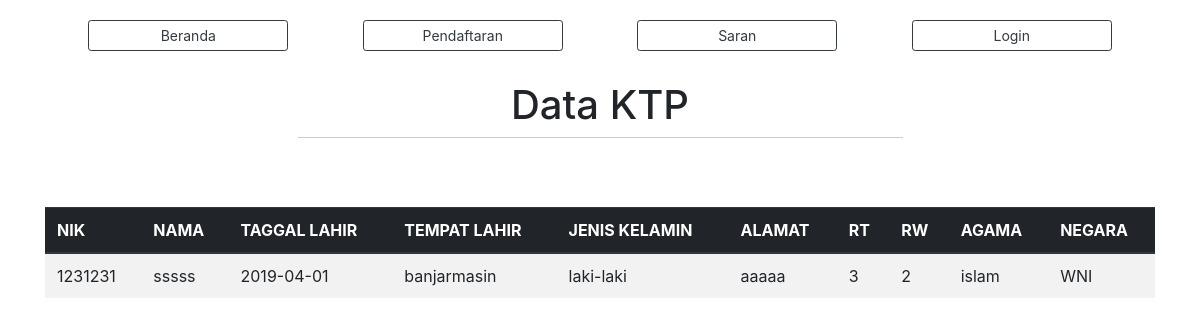
Page /?view=data-ktp on the earlier database version.
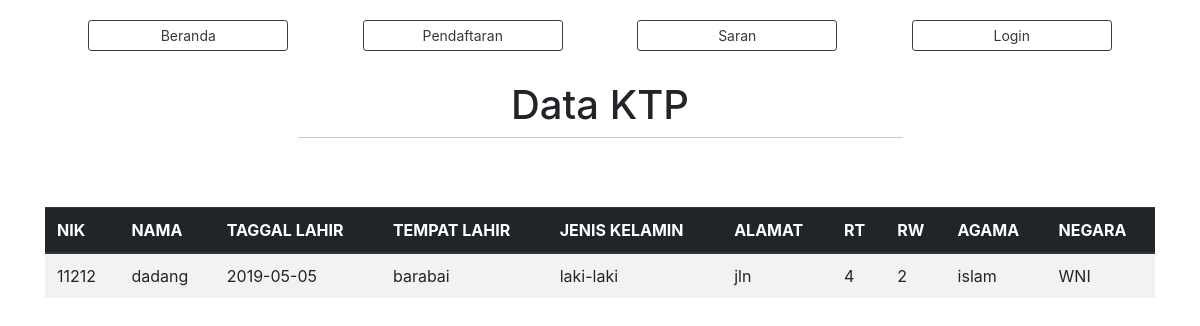
Same page on the later database version.
### tables this page shows
CREATE TABLE `ktp` (
  `nik` int(20) NOT NULL,
  `nama` varchar(50) NOT NULL,
  `tanggal_lahir` date NOT NULL,
  `tempat_lahir` varchar(100) NOT NULL,
  `jekel` varchar(15) NOT NULL,
  `alamat` varchar(100) NOT NULL,
  `rt` varchar(5) NOT NULL,
  `rw` varchar(5) NOT NULL,
  `agama` varchar(10) NOT NULL,
  `kewarganegaraan` varchar(10) NOT NULL,
  `status_cetak` int(5) NOT NULL DEFAULT 0,
  `tanggal_permohonan` date NOT NULL
);

### config/config.php (called while the page is built, shortened)
<?php
function base_url($url = null ) {
	$base_url = "http://localhost/aplikasi_kependudukan_capil/";
	if ($url != null ) {
		return $base_url."/".$url;
	} else  {
			return $base_url;
	}
}

### models/admin.php (called while the page is built, shortened)
<?php
class Admin
{
  private $mysqli;
  function __construct($mysqli)
  {
    $this->mysqli = $mysqli;
  }
  public function showKTP()
  {
    $db = $this->mysqli->conn;
    $sql = " SELECT * FROM ktp ";
    $query = $db->query($sql);
    return $query;
  }
}
?>

### view/ktp/data-ktp.php (the view, shortened to what this page needs)
<div class="header-hal">
    <h1>Data KTP</h1>
    <hr>
</div>
<div class="container mt-5">
  <table class="table table-striped table-hover">
    <thead class="thead-dark">
      <tr>
        <th>NIK</th>
        <th>NAMA</th>
        <th>TAGGAL LAHIR </th>
        <th>TEMPAT LAHIR</th>
        <th>JENIS KELAMIN  </th>
        <th>ALAMAT</th>
        <th>RT</th>
        <th>RW</th>
        <th>AGAMA</th>
        <th>NEGARA</th>
      </tr>
    </thead>
    <tbody>
      <?php
      $data = $objAdmin->showKTP();
      while ($a = $data->fetch_object()) {
      ?>
      <tr>
        <td><?=$a->nik ?></td>
        <td><?=$a->nama ?></td>
        <td><?=$a->tanggal_lahir ?></td>
        <td><?=$a->tempat_lahir ?></td>
        <td><?=$a->jekel ?></td>
        <td><?=$a->alamat ?></td>
        <td><?=$a->rt ?></td>
        <td><?=$a->rw ?></td>
        <td><?=$a->agama ?></td>
        <td><?=$a->kewarganegaraan ?></td>
    <?php } ?>
    </tbody>
  </table>
</div>

### index.php (shortened to what this page needs)
<?php
require_once 'config/config.php';
include('models/admin.php');
?>
<html lang="en" dir="ltr">
  <head>
    <link rel="stylesheet" href="<?=base_url();?>assets/css/bootstrap.min.css">
    <link rel="stylesheet" href="<?=base_url();?>assets/css/home.css">
    <link rel="stylesheet" type="text/css" href="<?php echo base_url(); ?>assets/DataTables/datatables.min.css"/>
  </head>
  <body>
<div class="container">
  <div class="row header-atas">
    <div class="col-sm">
      <center>
      <a  href="?view=home">
        <button type="button" class="btn btn-outline-dark btn-sm">Beranda</button>
      </a>
        <a c href="?view=pendaftaran">
          <button type="button" class="btn btn-outline-dark btn-sm">Pendaftaran</button>
        </a>
      <?php if (@$_SESSION['user']){ ?>
      <a  href="?view=data-saran">
        <button type="button" class="btn btn-outline-dark btn-sm">Saran</button>
      </a>
      <?php }else{ ?>
      <a  href="?view=saran">
        <button type="button" class="btn btn-outline-dark btn-sm">Saran</button>
      </a>
      <?php } ?>
      <?php if (@$_SESSION['user']) { ?>
        <a href="?view=logout">
          <button type="button" class="btn btn-outline-dark btn-sm">Logout</button>
        </a>
      <?php }else{ ?>
        <a  href="?view=login">
          <button type="button" class="btn btn-outline-dark btn-sm">Login</button>
        </a>
      <?php } ?>
      </center>
    </div>
  </div>
</div>
        <div class="col">
            <h1>
                <?php include('page/page.php'); ?>
            </h1>
        </div>
</body>
</html>

### page/page.php (shortened to what this page needs)
<?php
if (@$_GET['view'] == '' || @$_GET['view'] == 'home')
{
    include 'view/home.php';
}
else if (@$_GET['view'] == 'login')
{
	include 'view/login.php';
}
elseif (@$_GET['view'] == 'logout')
{
    $objAdmin->logout();
    echo '<script>
    window.location="?view=login";
     </script>';
}
elseif (@$_GET['view'] == 'data-ktp')
{
 include 'view/ktp/data-ktp.php';
}

### assets/css/home.css (style rules this page uses)
.header-hal { width: 100%; text-align: center; margin-top: 10px; }
hr { height: 1px; border-top: 1px solid #ccc; margin: auto; width: 50%; padding: 10px; }
.view-buku th, td { text-align: left; padding: 8px; }

### index.php (style rules this page uses)
.header-atas .col-sm button { width: 200px; margin: 20px 35px; }

Differences in the rows shown:
removed ktp: nik "1231231", nama "sssss", tanggal_lahir "2019-04-01", tempat_lahir "banjarmasin", jekel "laki-laki", alamat "aaaaa", rt "3", rw "2", agama "islam", kewarganegaraan "WNI"
added ktp: nik "11212", nama "dadang", tanggal_lahir "2019-05-05", tempat_lahir "barabai", jekel "laki-laki", alamat "jln", rt "4", rw "2", agama "islam", kewarganegaraan "WNI"
